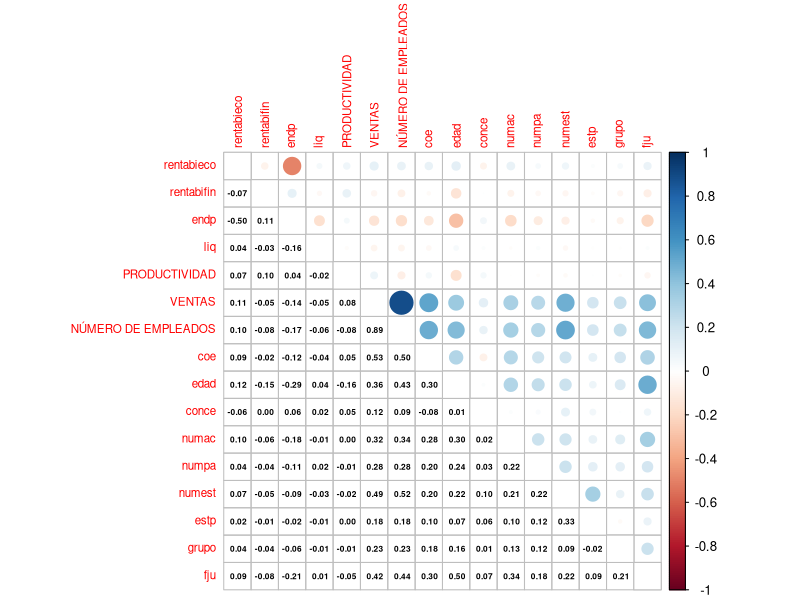
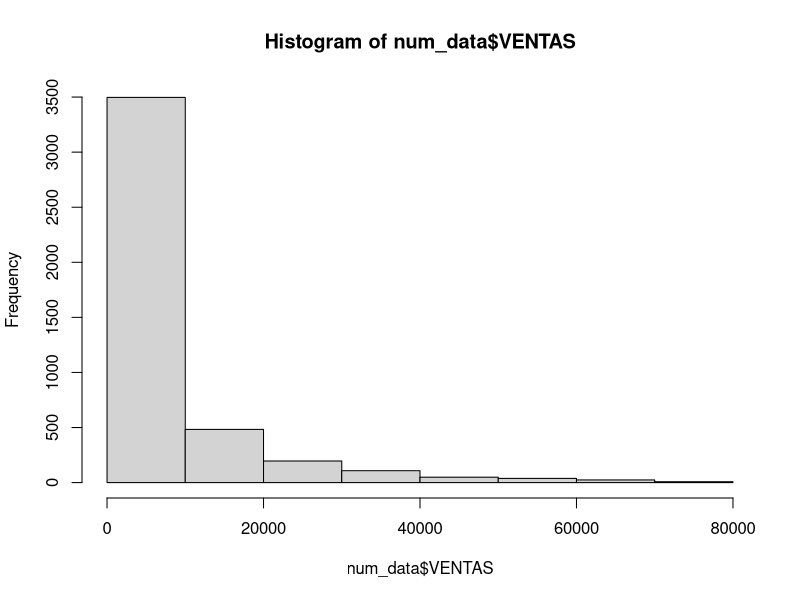

The R source for these figures, in order:
library(e1071)
library(dplyr)
library(readxl)
library(xtable)
library(corrplot)
library(ggplot2)

##### FUNCTIONS #####

dataframe_to_latex_files <- function (dataframe, ncolumns, table_name) {
  label_array <- colnames(dataframe)
  i <- 1
  while((i-1) * ncolumns < length(label_array)) {
    aux_name <- paste(table_name, "_", i, sep="")
    outfile_name <- paste(aux_name, ".tex", sep="")
    first_index <- (i-1) * ncolumns + 1
    last_index <- min(i * ncolumns, length(label_array))
    latex_table <- xtable(dataframe[label_array[first_index:last_index]],
                          caption=gsub("_", " ", aux_name), display=rep('f', ncolumns+1))
    print.xtable(latex_table, type="latex", file=outfile_name, scalebox=0.6)
    i <- i + 1
  }
}

generate_measurements_dataframe <- function (dataframe) {
  label_array <- names(dataframe)
  measurement_array <- c("Media","Varianza","Des.Típica","CV","Mínimo","Percentil-25","Mediana","Percentil-75","Máximo","Skewness","Kurtosis")
  descriptive_values <- data.frame(matrix("", ncol = 0, nrow = length(measurement_array)))
  row.names(descriptive_values) <- measurement_array
  
  for (label in label_array) {
    row_data <- pull(dataframe, label)
    
    row_mean <- mean(row_data)
    row_sd <- sd(row_data)
    new_column <- c(
      row_mean,
      row_sd * row_sd,
      row_sd,
      (row_sd / abs(row_mean)),
      min(row_data),
      quantile(row_data, 0.25),
      median(row_data),
      quantile(row_data, 0.75),
      max(row_data),
      skewness(row_data),
      kurtosis(row_data))
    descriptive_values[label] <- new_column
  }
  
  descriptive_values
}

generate_graph <- function (graph, filename, enable_output=TRUE) {
  if(enable_output) {
    pdf(filename)
  }
  graph
  if(enable_output) {
    dev.off()
  }
}

##### GLOBAL VARIABLES #####
enable_graph_export = TRUE

##### MAIN #####

# Read data
data <- read_excel("datos.xlsx")

# Generate data example
dataframe_to_latex_files(data[1:5,], 9, "tabla_de_datos_de_ejemplo")

# Filter only numerical data
num_data <- data[-c(1,2)]

# Create table with descriptive analisis values
descriptive_values <- generate_measurements_dataframe(num_data)

# Create LATEX files with descriptive analisis
dataframe_to_latex_files(descriptive_values, 8, "tabla_de_analisis_descriptivo")

# Create correlation matrix
corr_matrix <- cor(num_data)

# Crete PDF file with correlation matrix
generate_graph(corrplot.mixed(corr_matrix, tl.pos='lt', tl.cex=0.7, lower.col = "black", number.cex=0.5),
             "matriz_de_correlacion.pdf", enable_graph_export)

# Create histograms for VENTAS
generate_graph(hist(num_data$VENTAS, breaks=10),
             "histograma_de_ventas.pdf", enable_graph_export)
  
#---------
# La condición de dentro de la región de rechazo no se cumple, por lo que no estamos
# obligados a rechazar la hipótesis inicial, pero no obliga que sea cierta